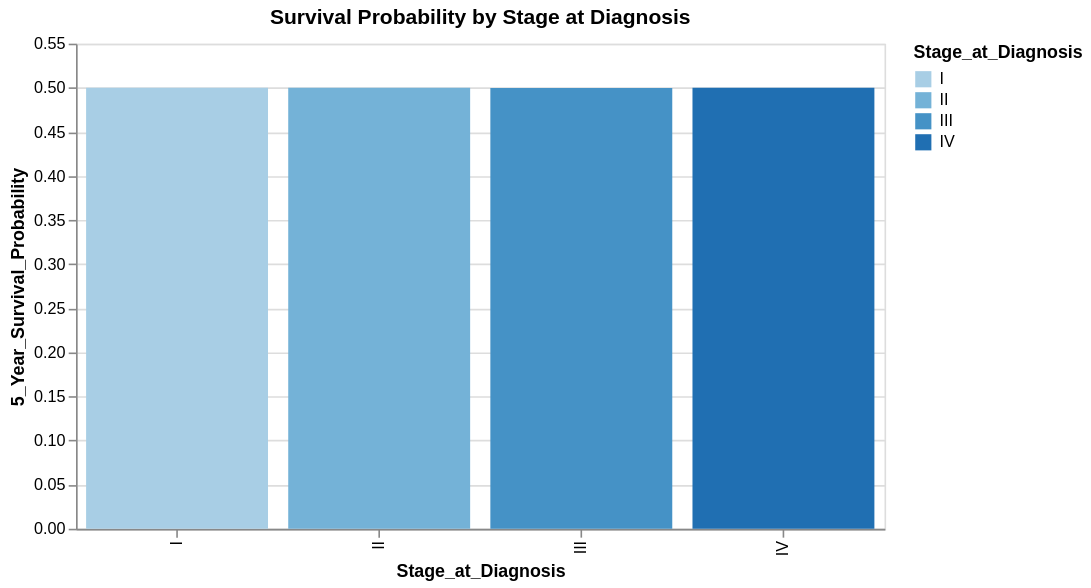

Notebook source saved alongside this figure:
### Markdown cell above
Visualization 2: Survival Probability by Different Stage Diagnosis

### Code cell
stage_survival = df.groupby('Stage_at_Diagnosis', as_index=False)['5_Year_Survival_Probability'].mean()

alt.Chart(stage_survival).mark_bar().encode(
    x='Stage_at_Diagnosis:O',
    y='5_Year_Survival_Probability:Q',
    color='Stage_at_Diagnosis:O'
).properties(
    width=500,
    height=300,
    title='Survival Probability by Stage at Diagnosis'
)

### Figure 1 — Vega-Lite specification as saved in the notebook (floating-point values rounded to 4 significant figures)
{"config": {"view": {"continuousWidth": 300, "continuousHeight": 300}}, "data": {"name": "data-e14ead343223949022ca69f88e14ad26"}, "mark": {"type": "bar"}, "encoding": {"color": {"field": "Stage_at_Diagnosis", "type": "ordinal"}, "x": {"field": "Stage_at_Diagnosis", "type": "ordinal"}, "y": {"field": "5_Year_Survival_Probability", "type": "quantitative"}}, "height": 300, "title": "Survival Probability by Stage at Diagnosis", "width": 500, "$schema": "https://vega.github.io/schema/vega-lite/v6.1.0.json", "datasets": {"data-e14ead343223949022ca69f88e14ad26": [{"Stage_at_Diagnosis": "I", "5_Year_Survival_Probability": 0.4999}, {"Stage_at_Diagnosis": "II", "5_Year_Survival_Probability": 0.4999}, {"Stage_at_Diagnosis": "III", "5_Year_Survival_Probability": 0.4996}, {"Stage_at_Diagnosis": "IV", "5_Year_Survival_Probability": 0.5001}]}}
